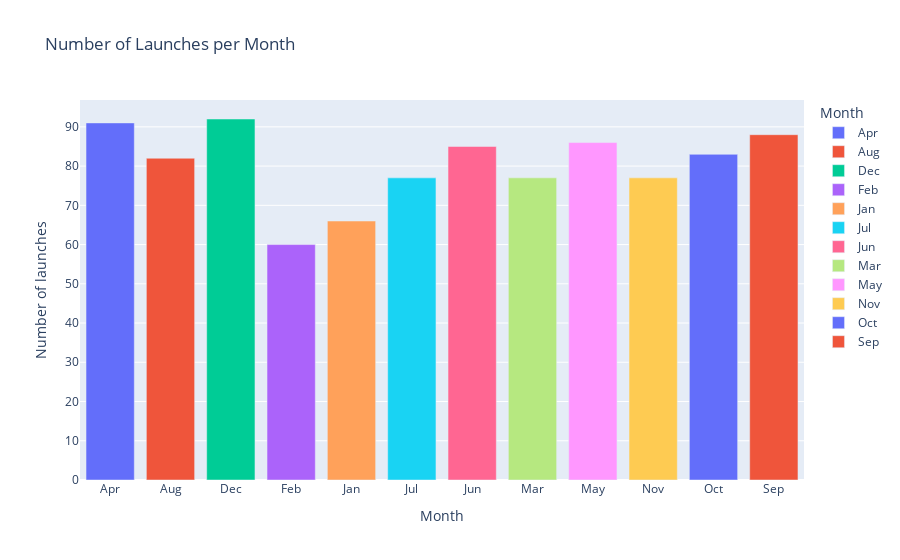

Here is the notebook cell this chart was saved with:
### Code cell
number_launches_month_bar = px.bar(launches_month, x="Month", y="Mission_Status", labels={'Mission_Status':'Number of launches'}, title="Number of Launches per Month", color="Month")
number_launches_month_bar.show()

### Figure 1 — Plotly figure (JSON) as saved in the notebook; plotly's stock layout.template omitted (floating-point values rounded to 4 significant figures)
{"data": [{"alignmentgroup": "True", "hovertemplate": "Month=%{x}<br>Number of launches=%{y}<extra></extra>", "legendgroup": "Apr", "marker": {"color": "#636efa", "pattern": {"shape": ""}}, "name": "Apr", "offsetgroup": "Apr", "orientation": "v", "showlegend": true, "textposition": "auto", "type": "bar", "x": ["Apr"], "xaxis": "x", "y": [91], "yaxis": "y"}, {"alignmentgroup": "True", "hovertemplate": "Month=%{x}<br>Number of launches=%{y}<extra></extra>", "legendgroup": "Aug", "marker": {"color": "#EF553B", "pattern": {"shape": ""}}, "name": "Aug", "offsetgroup": "Aug", "orientation": "v", "showlegend": true, "textposition": "auto", "type": "bar", "x": ["Aug"], "xaxis": "x", "y": [82], "yaxis": "y"}, {"alignmentgroup": "True", "hovertemplate": "Month=%{x}<br>Number of launches=%{y}<extra></extra>", "legendgroup": "Dec", "marker": {"color": "#00cc96", "pattern": {"shape": ""}}, "name": "Dec", "offsetgroup": "Dec", "orientation": "v", "showlegend": true, "textposition": "auto", "type": "bar", "x": ["Dec"], "xaxis": "x", "y": [92], "yaxis": "y"}, {"alignmentgroup": "True", "hovertemplate": "Month=%{x}<br>Number of launches=%{y}<extra></extra>", "legendgroup": "Feb", "marker": {"color": "#ab63fa", "pattern": {"shape": ""}}, "name": "Feb", "offsetgroup": "Feb", "orientation": "v", "showlegend": true, "textposition": "auto", "type": "bar", "x": ["Feb"], "xaxis": "x", "y": [60], "yaxis": "y"}, {"alignmentgroup": "True", "hovertemplate": "Month=%{x}<br>Number of launches=%{y}<extra></extra>", "legendgroup": "Jan", "marker": {"color": "#FFA15A", "pattern": {"shape": ""}}, "name": "Jan", "offsetgroup": "Jan", "orientation": "v", "showlegend": true, "textposition": "auto", "type": "bar", "x": ["Jan"], "xaxis": "x", "y": [66], "yaxis": "y"}, {"alignmentgroup": "True", "hovertemplate": "Month=%{x}<br>Number of launches=%{y}<extra></extra>", "legendgroup": "Jul", "marker": {"color": "#19d3f3", "pattern": {"shape": ""}}, "name": "Jul", "offsetgroup": "Jul", "orientation": "v", "showlegend": true, "textposition": "auto", "type": "bar", "x": ["Jul"], "xaxis": "x", "y": [77], "yaxis": "y"}, {"alignmentgroup": "True", "hovertemplate": "Month=%{x}<br>Number of launches=%{y}<extra></extra>", "legendgroup": "Jun", "marker": {"color": "#FF6692", "pattern": {"shape": ""}}, "name": "Jun", "offsetgroup": "Jun", "orientation": "v", "showlegend": true, "textposition": "auto", "type": "bar", "x": ["Jun"], "xaxis": "x", "y": [85], "yaxis": "y"}, {"alignmentgroup": "True", "hovertemplate": "Month=%{x}<br>Number of launches=%{y}<extra></extra>", "legendgroup": "Mar", "marker": {"color": "#B6E880", "pattern": {"shape": ""}}, "name": "Mar", "offsetgroup": "Mar", "orientation": "v", "showlegend": true, "textposition": "auto", "type": "bar", "x": ["Mar"], "xaxis": "x", "y": [77], "yaxis": "y"}, {"alignmentgroup": "True", "hovertemplate": "Month=%{x}<br>Number of launches=%{y}<extra></extra>", "legendgroup": "May", "marker": {"color": "#FF97FF", "pattern": {"shape": ""}}, "name": "May", "offsetgroup": "May", "orientation": "v", "showlegend": true, "textposition": "auto", "type": "bar", "x": ["May"], "xaxis": "x", "y": [86], "yaxis": "y"}, {"alignmentgroup": "True", "hovertemplate": "Month=%{x}<br>Number of launches=%{y}<extra></extra>", "legendgroup": "Nov", "marker": {"color": "#FECB52", "pattern": {"shape": ""}}, "name": "Nov", "offsetgroup": "Nov", "orientation": "v", "showlegend": true, "textposition": "auto", "type": "bar", "x": ["Nov"], "xaxis": "x", "y": [77], "yaxis": "y"}, {"alignmentgroup": "True", "hovertemplate": "Month=%{x}<br>Number of launches=%{y}<extra></extra>", "legendgroup": "Oct", "marker": {"color": "#636efa", "pattern": {"shape": ""}}, "name": "Oct", "offsetgroup": "Oct", "orientation": "v", "showlegend": true, "textposition": "auto", "type": "bar", "x": ["Oct"], "xaxis": "x", "y": [83], "yaxis": "y"}, {"alignmentgroup": "True", "hovertemplate": "Month=%{x}<br>Number of launches=%{y}<extra></extra>", "legendgroup": "Sep", "marker": {"color": "#EF553B", "pattern": {"shape": ""}}, "name": "Sep", "offsetgroup": "Sep", "orientation": "v", "showlegend": true, "textposition": "auto", "type": "bar", "x": ["Sep"], "xaxis": "x", "y": [88], "yaxis": "y"}], "layout": {"barmode": "relative", "legend": {"title": {"text": "Month"}, "tracegroupgap": 0}, "title": {"text": "Number of Launches per Month"}, "xaxis": {"anchor": "y", "categoryarray": ["Apr", "Aug", "Dec", "Feb", "Jan", "Jul", "Jun", "Mar", "May", "Nov", "Oct", "Sep"], "categoryorder": "array", "domain": [0, 1], "title": {"text": "Month"}}, "yaxis": {"anchor": "x", "domain": [0, 1], "title": {"text": "Number of launches"}}}}
